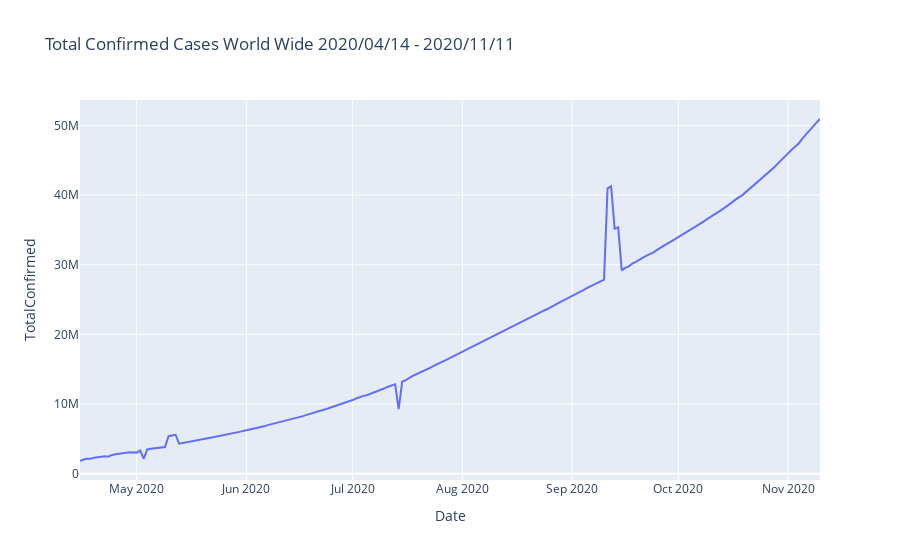

Notebook source saved alongside this figure:
### Code cell
px.line(coviddata,
        x="Date",
        y="TotalConfirmed",title = "Total Confirmed Cases World Wide 2020/04/14 - 2020/11/11")

### Figure 1 — Plotly figure (JSON) as saved in the notebook; plotly's stock layout.template omitted (floating-point values rounded to 4 significant figures; data arrays with more than 128 entries replaced by an {"elided": "..."} marker saying what was removed)
{"data": [{"hovertemplate": "Date=%{x}<br>TotalConfirmed=%{y}<extra></extra>", "legendgroup": "", "line": {"color": "#636efa", "dash": "solid"}, "mode": "lines", "name": "", "orientation": "v", "showlegend": false, "type": "scatter", "x": {"elided": "203 str values"}, "xaxis": "x", "y": {"elided": "203 int values"}, "yaxis": "y"}], "layout": {"autosize": true, "legend": {"tracegroupgap": 0}, "title": {"text": "Total Confirmed Cases World Wide 2020/04/14 - 2020/11/11"}, "xaxis": {"anchor": "y", "autorange": true, "domain": [0, 1], "range": ["2020-04-15", "2020-11-10"], "title": {"text": "Date"}, "type": "date"}, "yaxis": {"anchor": "x", "autorange": true, "domain": [0, 1], "range": [-888136, 53631964], "title": {"text": "TotalConfirmed"}, "type": "linear"}}}
